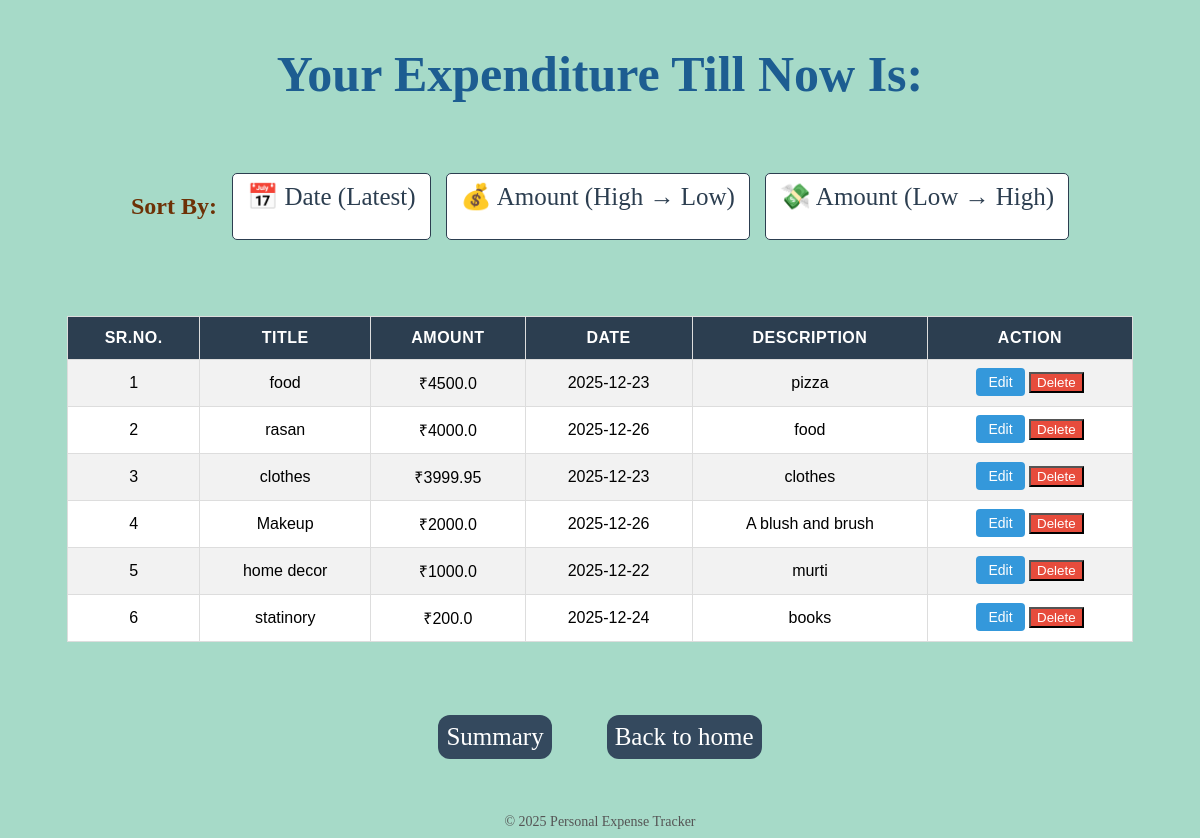
Page /view?sort=amount_high on the committed database.
### tables this page shows
CREATE TABLE expenses (
    id INTEGER PRIMARY KEY AUTOINCREMENT,
    title TEXT NOT NULL,
    amount REAL NOT NULL,
    date TEXT NOT NULL,
    description TEXT
);

### app.py (the view)
@app.route('/view')
def view_expenses():
    conn = get_db_connection()
    expenses = conn.execute('SELECT * FROM expenses').fetchall()
    sort = request.args.get('sort')
    conn = get_db_connection()
    if sort == 'date':
        expenses = conn.execute(
            'SELECT * FROM expenses ORDER BY date DESC'
        ).fetchall()
    elif sort == 'amount_high':
        expenses = conn.execute(
            'SELECT * FROM expenses ORDER BY amount DESC'
        ).fetchall()
    elif sort == 'amount_low':
        expenses = conn.execute(
            'SELECT * FROM expenses ORDER BY amount ASC'
        ).fetchall()
    else:
        expenses = conn.execute(
            'SELECT * FROM expenses'
        ).fetchall()
    conn.close()
    return render_template('View_all.html', expenses=expenses)

### app.py (called while the page is built)
def get_db_connection():
    conn = sqlite3.connect('expenses.db')
    conn.row_factory = sqlite3.Row
    return conn

### templates/View_all.html (shortened to what this page needs)
<!DOCTYPE html>
<html lang="en">
<head>
    <link rel="stylesheet" href="/static/view_all.css">
</head>
<body>
    <h1>Your Expenditure Till Now Is: </h1>
    <div class="sort-container">
    <h2>Sort By:</h2>
<a href="/view?sort=date" class="sort-btn">📅 Date (Latest)</a>
<a href="/view?sort=amount_high" class="sort-btn">💰 Amount (High → Low)</a>
<a href="/view?sort=amount_low" class="sort-btn">💸 Amount (Low → High)</a>
</div>
<br><br>
    <table border="1" cellpadding="10">
    <tr>
        <th>Sr.No.</th>
        <th>Title</th>
        <th>Amount</th>
        <th>Date</th>
        <th>Description</th>
        <th>Action</th>
    </tr>
    {% for expense in expenses %}
    <tr>
        <td>{{loop.index}}</td>
        <td>{{ expense.title }}</td>
        <td>₹{{ expense.amount }}</td>
        <td>{{ expense.date }}</td>
        <td>{{ expense.description }}</td>
        <td>
            <a href="/edit/{{ expense.id }}" class="btn btn-edit">Edit</a>
            <form action="/delete/{{ expense.id }}" method="POST" style="display:inline;">
                <button type="submit" onclick="return confirm('Are you sure?')" class="btn-delete">
                    Delete
                </button>
            </form>
        </td>
    </tr>
    {% endfor %}
</table>
<br>
<div class="buttonsback">
<a href="/summary" class="summaryto">Summary</a>
<a href="/" class="backhome">Back to home</a></div>
<div class="footer">
    © 2025 Personal Expense Tracker
</div>
</body>
</html>

### static/view_all.css (style rules this page uses)
h1 { color:rgb(29, 93, 145); font-size: 50px; margin-top: 45px; margin-bottom: 70px; }
h2 { color: rgb(109, 49, 6); }
body { background-color: rgb(166, 218, 200); text-align: center; }
a { text-decoration: none; }
.summaryto { background-color: #34495e; color: white; font-size: 25px; padding: 8px; margin: 15px; box-sizing: content-box; transition: background 0.3s ease; border-radius: 12px; cursor:pointer; }
.buttonsback { gap:25px; margin: 20px auto; display: flex; justify-content: center; }
.backhome { background-color: #34495e; color: white; font-size: 25px; padding: 8px; margin: 15px; box-sizing: content-box; transition: background 0.3s ease; border-radius: 12px; cursor:pointer; }
table { width: 90%; margin: 20px auto; border-collapse: collapse; font-family: Arial, sans-serif; background-color: #ffffff; }
th, td { padding: 12px 15px; text-align: center; border: 1px solid #ddd; }
th { background-color: #2c3e50; color: white; text-transform: uppercase; letter-spacing: 0.5px; }
tr:nth-child(even) { background-color: #f2f2f2; }
.btn { padding: 6px 12px; border: none; border-radius: 4px; cursor: pointer; font-size: 14px; }
.btn-delete { background-color: #e74c3c; color: white; }
.btn-edit { background-color: #3498db; color: white; }
.sort-container { width: 90%; margin: 20px auto; display: flex; justify-content: center; gap: 15px; }
.sort-btn { padding: 8px 14px; border: 1px solid #2c3e50; background-color: white; color: #2c3e50; border-radius: 5px; cursor: pointer; font-size: 25px; transition: all 0.3s ease; text-decoration: none; }
.footer { margin-top: 40px; color: #555; font-size: 14px; }

### rows in the picture
expenses: title "food", amount "4500.0", date "2025-12-23", description "pizza"
expenses: title "rasan", amount "4000.0", date "2025-12-26", description "food"
expenses: title "clothes", amount "3999.95", date "2025-12-23", description "clothes"
expenses: title "Makeup", amount "2000.0", date "2025-12-26", description "A blush and brush"
expenses: title "home decor", amount "1000.0", date "2025-12-22", description "murti"
expenses: title "statinory", amount "200.0", date "2025-12-24", description "books"
